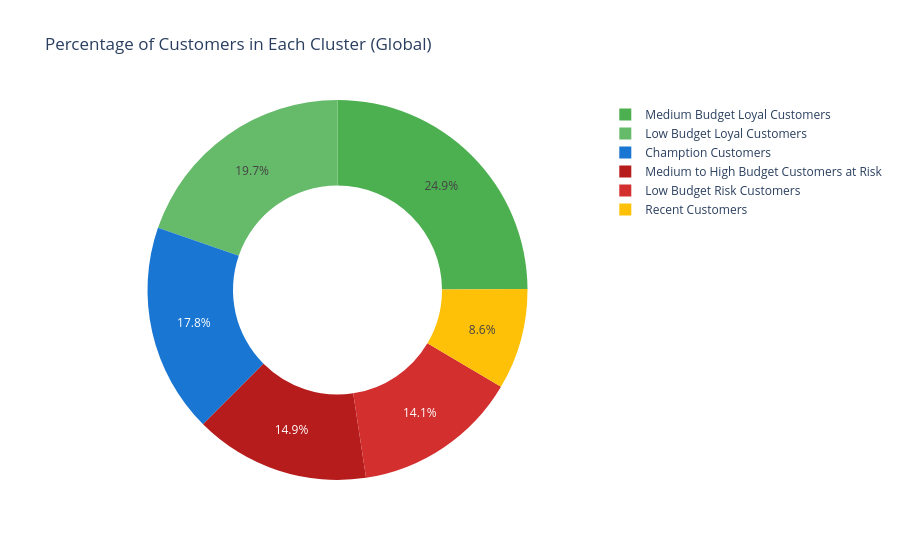

The code cell stored with this chart in its notebook:
### Markdown cell above
Clusters:

- Cluster 0: Medium Budget Loyal Customers
- Cluster 1: Low Budget Loyal Customers
- Cluster 2: Low Budget Risk Customers
- Cluster 3: Champion Customers
- Cluster 4: Recent Customers
- Cluster 5: Medium to High Budget Customers at Risk

### Code cell
cluster_counts = rfm['Cluster'].value_counts()

colors = ["#D32F2F", "#B71C1C","#66BB6A", "#4CAF50", "#1976D2", "#FFC107", "#FF5252"]
# Calculate the total number of customers
total_customers = cluster_counts.sum()

# Calculate the percentage of customers in each cluster
percentage_customers = (cluster_counts / total_customers) * 100

labels = ["Medium Budget Loyal Customers", "Low Budget Loyal Customers", "Low Budget Risk Customers", "Chamption Customers", "Recent Customers", "Medium to High Budget Customers at Risk"]
# Create a pie chart

# plt.figure(figsize=(8, 8),dpi=200)
# plt.pie(percentage_customers[[2, 5, 1, 0, 3, 4]], labels=pd.Series(labels)[[2, 5, 1, 0, 3, 4]], autopct='%1.1f%%', startangle=90, colors=colors)
# plt.title('Percentage of Customers in Each Cluster (Global)')

# plt.show()

import plotly.graph_objects as go

fig = go.Figure(data=[go.Pie(labels=pd.Series(labels)[[2, 5, 1, 0, 3, 4]], values=percentage_customers[[2, 5, 1, 0, 3, 4]],
                             hole=0.55, marker=dict(colors=colors),
                             textinfo='percent')])  # hole > 0 for donut chart
fig.update_layout(title='Percentage of Customers in Each Cluster (Global)')
fig.show()

### Figure 1 — Plotly figure (JSON) as saved in the notebook; plotly's stock layout.template omitted (floating-point values rounded to 4 significant figures)
{"data": [{"hole": 0.55, "labels": ["Low Budget Risk Customers", "Medium to High Budget Customers at Risk", "Low Budget Loyal Customers", "Medium Budget Loyal Customers", "Chamption Customers", "Recent Customers"], "marker": {"colors": ["#D32F2F", "#B71C1C", "#66BB6A", "#4CAF50", "#1976D2", "#FFC107", "#FF5252"]}, "textinfo": "percent", "type": "pie", "values": [14.09, 14.91, 19.69, 24.91, 17.8, 8.6]}], "layout": {"title": {"text": "Percentage of Customers in Each Cluster (Global)"}}}
